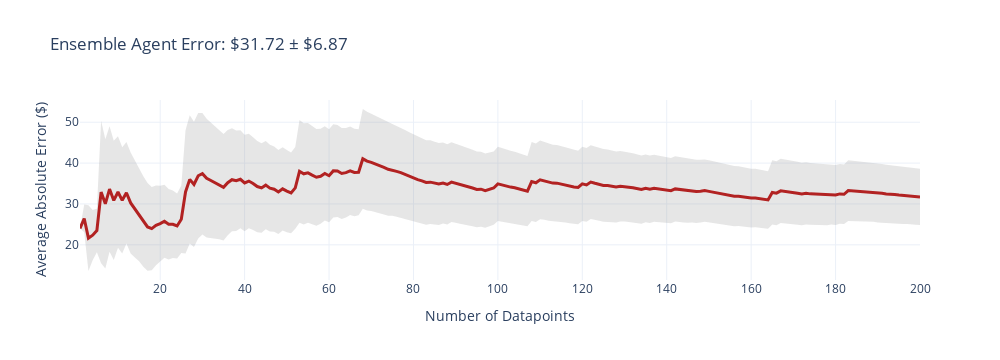
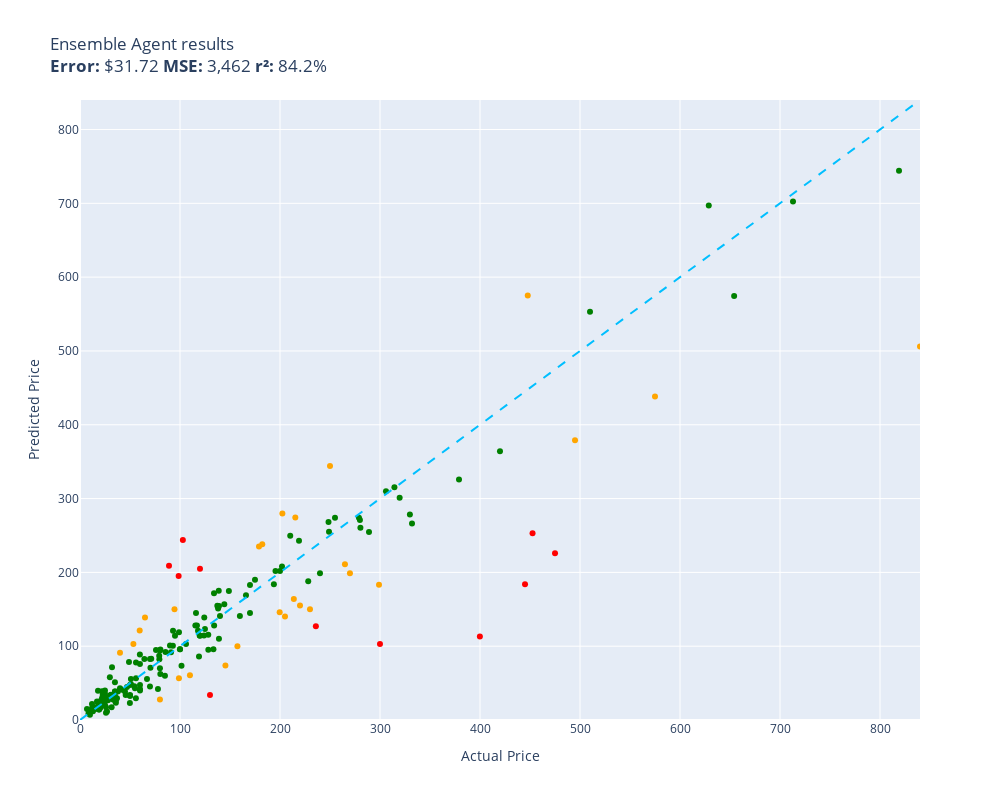

Notebook code cell kept with these figures, in order:
### Code cell
evaluate(ensemble_agent, test)

### Figure 1 — Plotly figure (JSON) as saved in the notebook; plotly's stock layout.template omitted (floating-point values rounded to 4 significant figures; data arrays with more than 128 entries replaced by an {"elided": "..."} marker saying what was removed)
{"data": [{"fill": "toself", "fillcolor": "rgba(128,128,128,0.2)", "hoverinfo": "skip", "line": {"color": "rgba(255,255,255,0)"}, "name": "95% CI", "showlegend": false, "type": "scatter", "x": {"elided": "400 int values"}, "y": {"elided": "400 float values"}}, {"customdata": {"elided": "200x1 float values"}, "hovertemplate": "n=%{x}<br>Avg Error=$%{y:,.2f}<br>±95% CI=$%{customdata[0]:,.2f}<extra></extra>", "line": {"color": "firebrick", "width": 3}, "mode": "lines", "name": "Cumulative Avg Error", "type": "scatter", "x": {"elided": "200 int values"}, "y": {"elided": "200 float values"}}], "layout": {"height": 360, "showlegend": false, "title": {"text": "Ensemble Agent Error: $31.72 ± $6.87"}, "width": 1000, "xaxis": {"title": {"text": "Number of Datapoints"}}, "yaxis": {"title": {"text": "Average Absolute Error ($)"}}}}

### Figure 2 — Plotly figure (JSON) as saved in the notebook; plotly's stock layout.template omitted (floating-point values rounded to 4 significant figures; data arrays with more than 128 entries replaced by an {"elided": "..."} marker saying what was removed)
{"data": [{"customdata": {"elided": "162x1 str values"}, "hovertemplate": "%{customdata[0]}<extra></extra>", "legendgroup": "green", "marker": {"color": "green", "size": 6, "symbol": "circle"}, "mode": "markers", "name": "green", "orientation": "v", "showlegend": true, "type": "scatter", "x": {"elided": "162 float values"}, "xaxis": "x", "y": {"elided": "162 float values"}, "yaxis": "y"}, {"customdata": [["RBC12-UPC Replacement Battery Cartridge ...\nGuess=$149.99 Actual=$229.99"], ["ACDelco GM Original Equipment FW339 Fron...\nGuess=$274.29 Actual=$215.33"], ["Mini PC, Kinupute Desktop Computer E3-12...\nGuess=$378.89 Actual=$495.00"], ["Clementoni 39132.5 Jigsaw Puzzle 1,000 P...\nGuess=$27.69 Actual=$79.95"], ["Evergreen HSHB2005 Cylinder Head Gasket ...\nGuess=$121.26 Actual=$59.69"], ["Travelpro Platinum Elite Slim Business L...\nGuess=$163.99 Actual=$213.83"], ["JRready ST6313 DT Deutsch Connector Kit,...\nGuess=$145.89 Actual=$199.68"], ["Dakota Alert MURS Alert Probe Sensor - M...\nGuess=$154.99 Actual=$219.99"], ["Wenger City Upgrade Laptop Backpack with...\nGuess=$73.99 Actual=$145.42"], ["Projector, CRAZVIEW Projector with WiFi ...\nGuess=$102.99 Actual=$53.40"], ["MC: Pindicator (Dual Intensity Amber)\nGuess=$91.10 Actual=$40.00"], ["Evan-Fischer Front Bumper Cover Compatib...\nGuess=$279.85 Actual=$202.38"], ["Western Digital Enterprise RE4-GP 2TB SA...\nGuess=$60.49 Actual=$109.95"], ["Marvel Legends Series X-Men 6-Inch Archa...\nGuess=$56.49 Actual=$98.95"], ["ANZO USA 111207 GMC SIERRA 99-06 / YUKON...\nGuess=$237.99 Actual=$182.28"], ["Grey Pneumatic 1311SD Impact Socket Set\nGuess=$99.85 Actual=$157.43"], ["Aeromotive 13304 Regulator, X1 Adjustabl...\nGuess=$198.85 Actual=$269.95"], ["Walker Exhaust Ultra EPA 16478 Direct Fi...\nGuess=$438.29 Actual=$574.99"], ["Mikrotik RB3011UIAS-RM RouterBOARD 10xGi...\nGuess=$183.10 Actual=$299.00"], ["18 Inch White Undermount Kitchen Sink - ...\nGuess=$235.10 Actual=$179.00"], ["UPR Mach 1 Chin Spoiler Fits 94-98 Musta...\nGuess=$138.99 Actual=$64.99"], ["SP Air Corporation SP-8102BU 1/4-Inch He...\nGuess=$140.10 Actual=$204.99"], ["Music Hall pa15.3 MM/MC Phono Preamplifi...\nGuess=$344.00 Actual=$250.00"], ["APS iBoard (304 Stainless Steel Polished...\nGuess=$210.95 Actual=$264.95"], ["Dell XPS 13 9343-2727SLV 13.3\" Full HD S...\nGuess=$506.00 Actual=$839.99"], ["Steering Wheel, Carbon Fiber Automotive ...\nGuess=$574.99 Actual=$447.74"], ["Intex River Run Connect Lounge (Four)\nGuess=$149.99 Actual=$94.49"]], "hovertemplate": "%{customdata[0]}<extra></extra>", "legendgroup": "orange", "marker": {"color": "orange", "size": 6, "symbol": "circle"}, "mode": "markers", "name": "orange", "orientation": "v", "showlegend": true, "type": "scatter", "x": [230.0, 215.3, 495.0, 79.95, 59.69, 213.8, 199.7, 220.0, 145.4, 53.4, 40.0, 202.4, 110.0, 98.95, 182.3, 157.4, 269.9, 575.0, 299.0, 179.0, 64.99, 205.0, 250.0, 264.9, 840.0, 447.7, 94.49], "xaxis": "x", "y": [150.0, 274.3, 378.9, 27.69, 121.3, 164.0, 145.9, 155.0, 73.99, 103.0, 91.1, 279.9, 60.49, 56.49, 238.0, 99.85, 198.9, 438.3, 183.1, 235.1, 139.0, 140.1, 344.0, 211.0, 506.0, 575.0, 150.0], "yaxis": "y"}, {"customdata": [["DEWALT 20V MAX* XR Impact Driver with Bl...\nGuess=$252.89 Actual=$452.53"], ["Aolemi Oil Rubbed Bronze Single Function...\nGuess=$194.99 Actual=$98.65"], ["3D Tree Hole Branches 075 Stair Risers D...\nGuess=$33.99 Actual=$129.99"], ["KOHLER 18865-CP Filtered Water Faucet, P...\nGuess=$225.89 Actual=$475.00"], ["Sumerain S1339CM Double Handle Widesprea...\nGuess=$127.10 Actual=$235.86"], ["Lighted Triangle Mirror Cabinet Bathroom...\nGuess=$183.99 Actual=$445.00"], ["EMART Photography C Stand with Boom Arm,...\nGuess=$204.89 Actual=$119.99"], ["Canon Sure Shot 90u 35mm Date Camera\nGuess=$113.09 Actual=$399.89"], ["GENUINE VOLVO THERMOSTAT (3.0, 3.2) S60 ...\nGuess=$243.85 Actual=$102.85"], ["CradlePoint Compact Broadband Router (CB...\nGuess=$209.00 Actual=$89.00"], ["HP Laserjet 2100 Laser Printer W/Test Pr...\nGuess=$102.99 Actual=$299.98"]], "hovertemplate": "%{customdata[0]}<extra></extra>", "legendgroup": "red", "marker": {"color": "red", "size": 6, "symbol": "circle"}, "mode": "markers", "name": "red", "orientation": "v", "showlegend": true, "type": "scatter", "x": [452.5, 98.65, 130.0, 475.0, 235.9, 445.0, 120.0, 399.9, 102.8, 89.0, 300.0], "xaxis": "x", "y": [252.9, 195.0, 33.99, 225.9, 127.1, 184.0, 204.9, 113.1, 243.9, 209.0, 103.0], "yaxis": "y"}, {"hoverinfo": "skip", "line": {"color": "deepskyblue", "dash": "dash", "width": 2}, "mode": "lines", "name": "y = x", "showlegend": false, "type": "scatter", "x": [0, 840.0], "y": [0, 840.0]}], "layout": {"height": 800, "legend": {"title": {"text": "color"}, "tracegroupgap": 0}, "showlegend": false, "title": {"text": "Ensemble Agent results<br><b>Error:</b> $31.72 <b>MSE:</b> 3,462 <b>r²:</b> 84.2%"}, "width": 1000, "xaxis": {"anchor": "y", "domain": [0, 1], "range": [0, 840.0], "title": {"text": "Actual Price"}}, "yaxis": {"anchor": "x", "domain": [0, 1], "range": [0, 840.0], "title": {"text": "Predicted Price"}}}}
